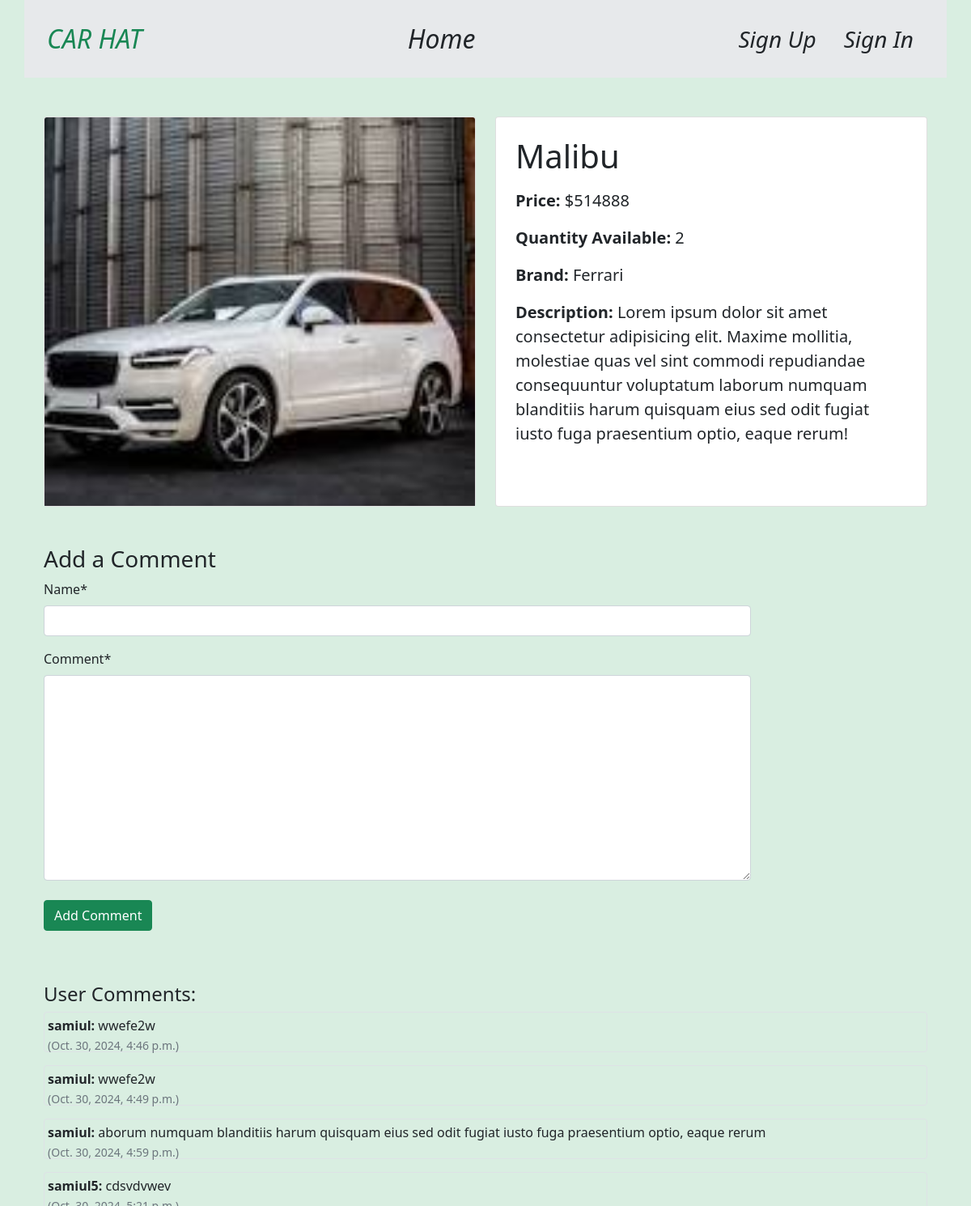
Screenshot of /car/car/10/ with the database file from the repository.
### car/models.py (models this page shows, shortened)
class CarModel(models.Model):
    name = models.CharField(max_length=50)
    price = models.IntegerField()
    image = models.ImageField(upload_to='car/media/car_images/')
    brand = models.ForeignKey(BrandModel, on_delete=models.CASCADE, related_name='cars')
    description = models.TextField(blank=True, null=True)
    quantity = models.PositiveIntegerField(default=0)
    purchased_by = models.ForeignKey(User, on_delete=models.CASCADE, null=True, blank=True)

### Brand/models.py (models this page shows, shortened)
class BrandModel(models.Model):
    name = models.CharField(max_length=100)
    slug = models.SlugField(max_length=100, unique=True, null=True, blank=True)

### comments/models.py (models this page shows, shortened)
class Comment(models.Model):
    car = models.ForeignKey(CarModel, on_delete=models.CASCADE, related_name='comments')
    name = models.CharField(max_length=100)
    comment = models.TextField()
    created_at = models.DateTimeField(auto_now_add=True)

### car/views.py (the view, shortened to what this page needs)
# urls.py: path('car/<int:id>/', detail_View.as_view(), name='detail'),
class detail_View(DetailView):
    model = CarModel
    template_name = "detail.html"
    pk_url_kwarg = 'id'
    def get_context_data(self, **kwargs):
        context = super().get_context_data(**kwargs)
        context['form'] = CommentForm()
        return context

### comments/forms.py
class CommentForm(forms.ModelForm):
    class Meta:
        model = Comment
        fields = ['name', 'comment']

### car/templates/detail.html (shortened to what this page needs)
{% extends "base.html" %}
{% load crispy_forms_tags %}
{% block content %}
<div class="container-fluid mt-5" style="height: 100vh;">
    <div class="row flex-grow-1">
        <div class="col-md-6 d-flex align-items-stretch mb-4">
            <div class="card w-100">
                <div class="card-img-top-wrapper" style="height: 100%; overflow: hidden;">
                    <img src="{{ object.image.url }}" class="card-img-top" alt="{{ object.name }}" style="height: 100%; width: 100%; object-fit: cover;">
                </div>
            </div>
        </div>
        <div class="col-md-6 d-flex align-items-stretch mb-4">
            <div class="card w-100 h-100">
                <div class="card-body d-flex flex-column p-4">
                    <h1 class="mb-3">{{ object.name }}</h1>
                    <p class="text-dark fs-5"><strong>Price:</strong> ${{ object.price }}</p>
                    <p class="text-dark fs-5"><strong>Quantity Available:</strong> {{ object.quantity }}</p>
                    <p class="text-dark fs-5"><strong>Brand:</strong> {{ object.brand.name }}</p>
                    <p class="text-dark fs-5"><strong>Description:</strong> {{ object.description }}</p>
                </div>
            </div>
        </div>
    </div>
    <div class="row mb-4">
        <div class="col-md-12 ">
            <h3 class="mt-4">Add a Comment</h3>
            <form method="post" class="mb-3" style="width: 80%; ">
                {{ form|crispy }}
                <button type="submit" class="btn btn-success mt-2">Add Comment</button>
            </form>
        </div>
    </div>
    <div class="row mb-4">
        <div class="col-md-12">
            <div class="comments-section" style="max-height: 300px; overflow-y: auto; width: 100%; margin: auto;">
                <h4 class="mt-4">User Comments:</h4>
                <ul class="list-unstyled">
                    {% for comment in object.comments.all %}
                        <li class="mb-3 p-1 border rounded comment-box" style="height: 50px;">
                            <strong>{{ comment.name }}:</strong> {{ comment.comment }} <br>
                            <small class="text-muted">({{ comment.created_at }})</small>
                        </li>
                    {% endfor %}
                </ul>
            </div>
        </div>
    </div>
</div>
{% endblock content %}

### rows the page displays
CarModel: image (picture), name "Malibu", price "514888", quantity "2", brand.name "Ferrari", description "Lorem ipsum dolor sit amet consectetur adipisicing elit. Maxime mollitia, molestiae quas vel sint commodi repudiandae consequuntur voluptatum laborum numquam blanditiis harum quisquam eius sed odit fugiat iusto fuga praesentium optio, eaque rerum!"
Comment: name "samiul", comment "wwefe2w", created_at "Oct. 30, 2024, 4:46 p.m."
Comment: name "samiul", comment "wwefe2w", created_at "Oct. 30, 2024, 4:49 p.m."
Comment: name "samiul", comment "aborum numquam blanditiis harum quisquam eius sed odit fugiat iusto fuga praesentium optio, eaque rerum", created_at "Oct. 30, 2024, 4:59 p.m."
Comment: name "samiul5", comment "cdsvdvwev"
